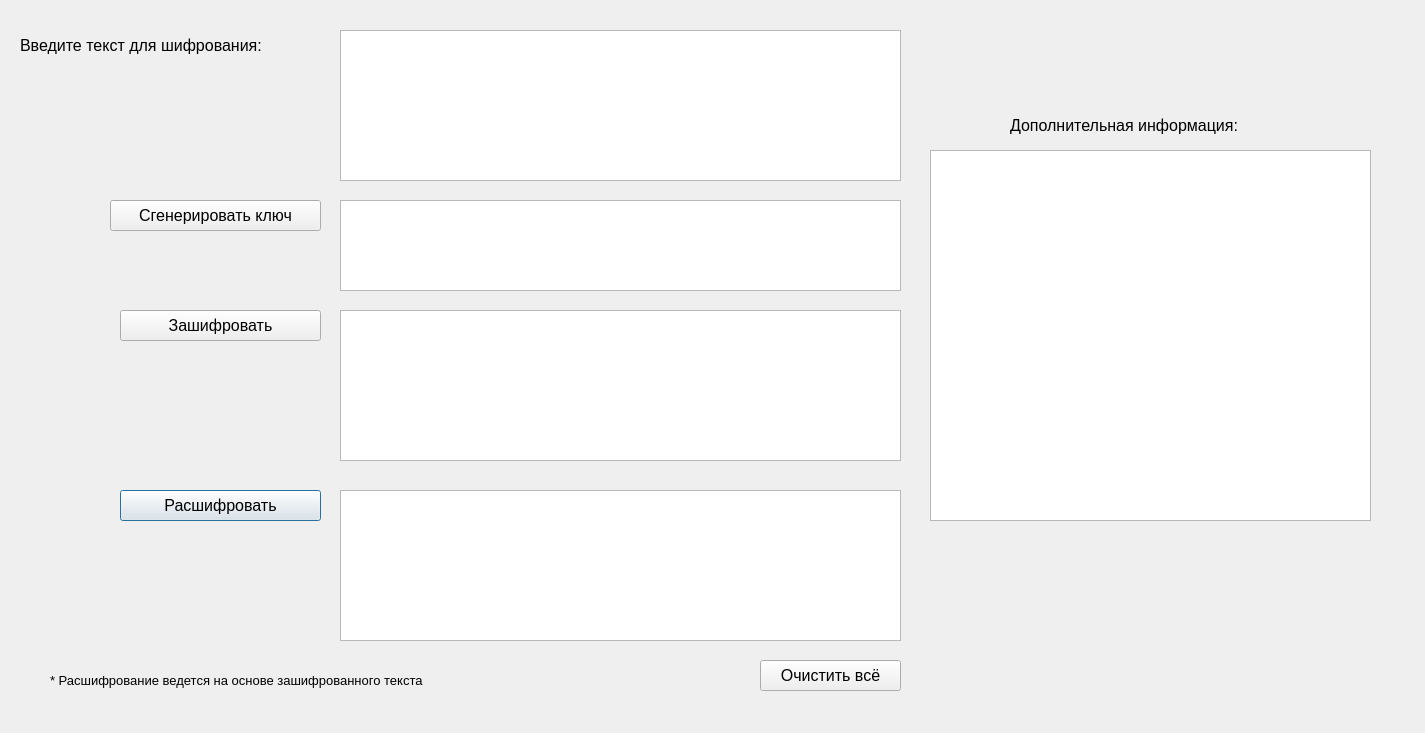
<?xml version="1.0" encoding="UTF-8"?>
<ui version="4.0">
 <class>Dialog12</class>
 <widget class="QDialog" name="Dialog12">
  <property name="geometry">
   <rect>
    <x>0</x>
    <y>0</y>
    <width>1425</width>
    <height>733</height>
   </rect>
  </property>
  <property name="minimumSize">
   <size>
    <width>1425</width>
    <height>733</height>
   </size>
  </property>
  <property name="maximumSize">
   <size>
    <width>1425</width>
    <height>733</height>
   </size>
  </property>
  <property name="windowTitle">
   <string>Шифр Вернама</string>
  </property>
  <widget class="QPlainTextEdit" name="rez_decr">
   <property name="geometry">
    <rect>
     <x>340</x>
     <y>490</y>
     <width>561</width>
     <height>151</height>
    </rect>
   </property>
   <property name="font">
    <font>
     <family>Arial</family>
     <pointsize>12</pointsize>
    </font>
   </property>
   <property name="readOnly">
    <bool>true</bool>
   </property>
  </widget>
  <widget class="QPlainTextEdit" name="slova">
   <property name="geometry">
    <rect>
     <x>340</x>
     <y>30</y>
     <width>561</width>
     <height>151</height>
    </rect>
   </property>
   <property name="font">
    <font>
     <family>Arial</family>
     <pointsize>12</pointsize>
    </font>
   </property>
  </widget>
  <widget class="QPushButton" name="but_decr">
   <property name="geometry">
    <rect>
     <x>120</x>
     <y>490</y>
     <width>201</width>
     <height>31</height>
    </rect>
   </property>
   <property name="font">
    <font>
     <family>Arial</family>
     <pointsize>12</pointsize>
    </font>
   </property>
   <property name="text">
    <string>Расшифровать</string>
   </property>
  </widget>
  <widget class="QLabel" name="label_2">
   <property name="geometry">
    <rect>
     <x>20</x>
     <y>30</y>
     <width>301</width>
     <height>31</height>
    </rect>
   </property>
   <property name="font">
    <font>
     <family>Arial</family>
     <pointsize>12</pointsize>
    </font>
   </property>
   <property name="text">
    <string>Введите текст для шифрования:</string>
   </property>
  </widget>
  <widget class="QPlainTextEdit" name="rez_encr">
   <property name="enabled">
    <bool>true</bool>
   </property>
   <property name="geometry">
    <rect>
     <x>340</x>
     <y>310</y>
     <width>561</width>
     <height>151</height>
    </rect>
   </property>
   <property name="font">
    <font>
     <family>Arial</family>
     <pointsize>12</pointsize>
    </font>
   </property>
   <property name="readOnly">
    <bool>true</bool>
   </property>
  </widget>
  <widget class="QPushButton" name="but_clear">
   <property name="geometry">
    <rect>
     <x>760</x>
     <y>660</y>
     <width>141</width>
     <height>31</height>
    </rect>
   </property>
   <property name="font">
    <font>
     <family>Arial</family>
     <pointsize>12</pointsize>
    </font>
   </property>
   <property name="text">
    <string>Очистить всё</string>
   </property>
  </widget>
  <widget class="QPushButton" name="but_encr">
   <property name="geometry">
    <rect>
     <x>120</x>
     <y>310</y>
     <width>201</width>
     <height>31</height>
    </rect>
   </property>
   <property name="font">
    <font>
     <family>Arial</family>
     <pointsize>12</pointsize>
    </font>
   </property>
   <property name="text">
    <string>Зашифровать</string>
   </property>
  </widget>
  <widget class="QLabel" name="label_3">
   <property name="geometry">
    <rect>
     <x>50</x>
     <y>660</y>
     <width>481</width>
     <height>41</height>
    </rect>
   </property>
   <property name="font">
    <font>
     <family>Arial</family>
     <pointsize>10</pointsize>
    </font>
   </property>
   <property name="text">
    <string>* Расшифрование ведется на основе зашифрованного текста</string>
   </property>
  </widget>
  <widget class="QPlainTextEdit" name="dop_inf">
   <property name="geometry">
    <rect>
     <x>930</x>
     <y>150</y>
     <width>441</width>
     <height>371</height>
    </rect>
   </property>
   <property name="font">
    <font>
     <family>Arial</family>
     <pointsize>12</pointsize>
    </font>
   </property>
   <property name="readOnly">
    <bool>true</bool>
   </property>
  </widget>
  <widget class="QLabel" name="label_4">
   <property name="geometry">
    <rect>
     <x>1010</x>
     <y>100</y>
     <width>281</width>
     <height>51</height>
    </rect>
   </property>
   <property name="font">
    <font>
     <family>Arial</family>
     <pointsize>12</pointsize>
    </font>
   </property>
   <property name="text">
    <string>Дополнительная информация:</string>
   </property>
  </widget>
  <widget class="QPlainTextEdit" name="key">
   <property name="geometry">
    <rect>
     <x>340</x>
     <y>200</y>
     <width>561</width>
     <height>91</height>
    </rect>
   </property>
   <property name="font">
    <font>
     <family>Arial</family>
     <pointsize>12</pointsize>
    </font>
   </property>
  </widget>
  <widget class="QPushButton" name="key_gen">
   <property name="geometry">
    <rect>
     <x>110</x>
     <y>200</y>
     <width>211</width>
     <height>31</height>
    </rect>
   </property>
   <property name="font">
    <font>
     <family>Arial</family>
     <pointsize>12</pointsize>
    </font>
   </property>
   <property name="text">
    <string>Сгенерировать ключ</string>
   </property>
  </widget>
 </widget>
 <resources/>
 <connections/>
</ui>
